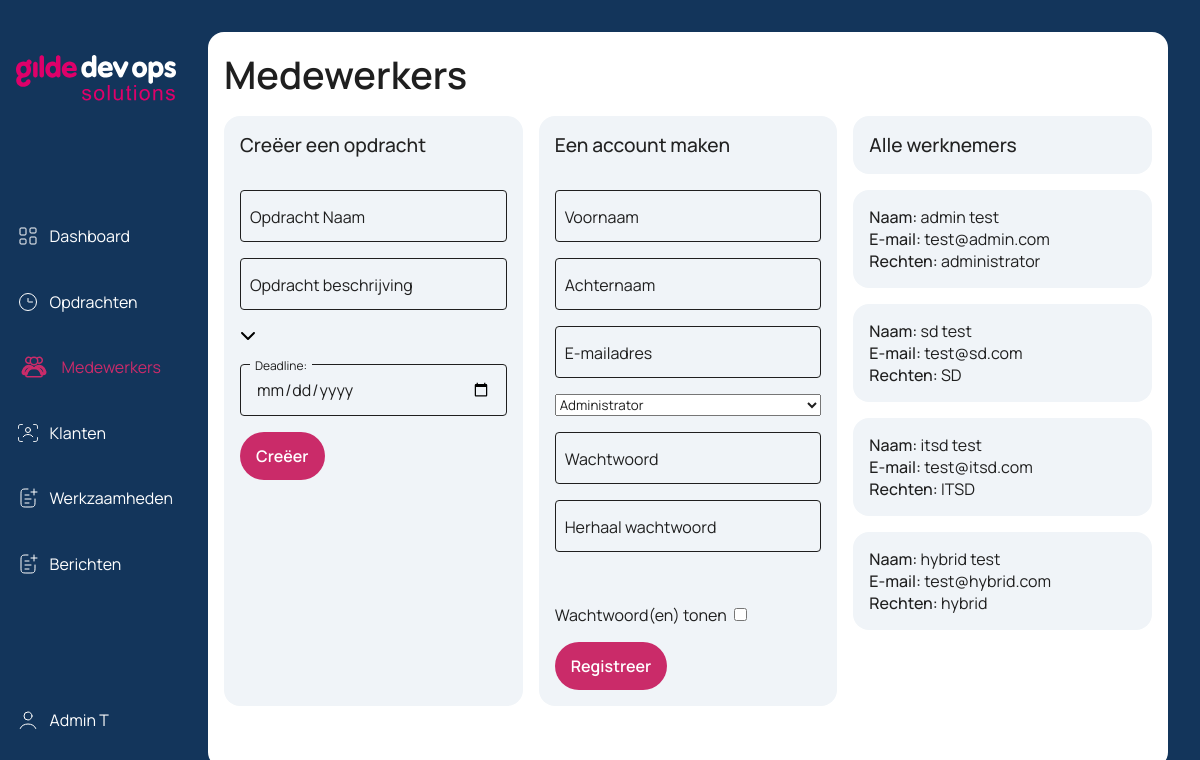
Page /employee/index.php (signed in) on the earlier database version.
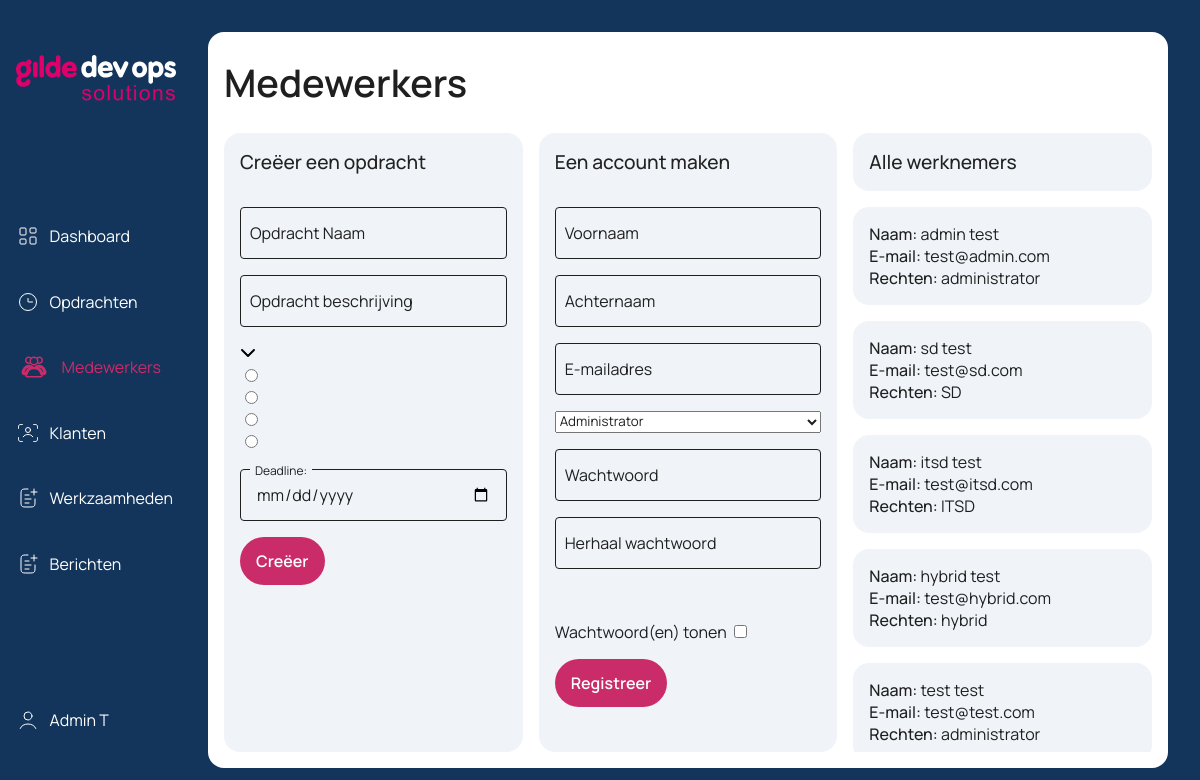
Same page on the later database version.
### tables this page shows
CREATE TABLE IF NOT EXISTS `user` (
  `userId` int NOT NULL AUTO_INCREMENT,
  `userFirstname` varchar(100) NOT NULL,
  `userLastname` varchar(100) NOT NULL,
  `userEmail` varchar(100) NOT NULL,
  `userPwd` varchar(255) NOT NULL,
  `userRole` varchar(255) DEFAULT NULL,
  PRIMARY KEY (`userId`)
);

### employee/index.php (the view, shortened to what this page needs)
<?php
include("../db/dbh.inc.php")
?>
<!DOCTYPE html>
<html lang="en">
<head>
<link rel="stylesheet" href="employee.css">
<link rel="stylesheet" href="../assets/layout.css">
<link rel="stylesheet" href="../assets/navbar.css">
</head>
<body>
<main>
<?php include("../assets/navbar.php") ?>
<div class="dashboard-wrapper">
<div class="dashboard-window">
<div class="employee-container">
<div class="heading-wrapper">
Medewerkers
</div>
<div class="createassignment-wrapper">
<form action="../assignment/assignment.php" method="post">
<div class="subheading-wrapper">
<span>
Creëer een opdracht
</span>
</div>
<div class="input">
<input type="text" name="assignmentName" value="" onkeyup="this.setAttribute('value', this.value);">
<label for="assignmentName">Opdracht Naam</label>
</div>
<div class="input">
<input type="text" name="assignmentDescription" value="" onkeyup="this.setAttribute('value', this.value);">
<label for="assignmentDescription">Opdracht beschrijving</label>
</div>
<div class="select">
<div class="selected" data-default="Select Company">
<svg xmlns="http://www.w3.org/2000/svg" height="1em" viewBox="0 0 512 512" class="arrow">
<path d="M233.4 406.6c12.5 12.5 32.8 12.5 45.3 0l192-192c12.5-12.5 12.5-32.8 0-45.3s-32.8-12.5-45.3 0L256 338.7 86.6 169.4c-12.5-12.5-32.8-12.5-45.3 0s-12.5 32.8 0 45.3l192 192z"></path>
</svg>
</div>
<div class="options">
<?php
$result = mysqli_query($conn, "SELECT companyName FROM client");
while ($row = mysqli_fetch_assoc($result)) {
$companyName = htmlspecialchars($row['companyName'], ENT_QUOTES, 'UTF-8');
echo "<div title=\"{$companyName}\">";
echo "<input id=\"{$companyName}\" name=\"option\" type=\"radio\" />";
echo "</div>";
}
?>
</div>
</div>
<div class="input">
<input type="date" id="deadline" name="deadline">
<label for="deadline">Deadline:</label>
</div>
<div class="submit-button">
<input type="submit" name="createassignment" value="Creëer">
</div>
</form>
</div>
<div class="createemployee-wrapper">
<form action="../userincludes/signup.inc.php" method="POST">
<div class="subheading-wrapper">
<span>
Een account maken
</span>
</div>
<div class="input">
<input type="text" name="firstname" value="" onkeyup="this.setAttribute('value', this.value);">
<label for="firstname">Voornaam</label>
</div>
<div class="input">
<input type="text" name="lastname" value="" onkeyup="this.setAttribute('value', this.value);">
<label for="lastname">Achternaam</label>
</div>
<div class="input">
<input type="text" name="email" value="" onkeyup="this.setAttribute('value', this.value);">
<label for="email">E-mailadres</label>
</div>
<select name="role">
<option value="administrator">Administrator</option>
</select>
<div class="input">
<input type="password" name="pwd" value="" id="pwd" onkeyup="this.setAttribute('value', this.value);">
<label for="pwd">Wachtwoord</label>
</div>
<div class="input">
<input type="password" name="pwdRepeat" value="" id="pwdRpt" onkeyup="this.setAttribute('value', this.value);">
<label for="pwdRepeat">Herhaal wachtwoord</label>
</div>
<div class="error-container">
</div>
<label class="checkBox-wrapper">
Wachtwoord(en) tonen
<input type="checkBox" onclick="togglePwd(), togglePwdRpt()">
</label>
<div class="submit-button">
<input type="submit" name="submit" value="Registreer">
</div>
</form>
</div>
<div class="employeelist-wrapper">
<?php
$sql = "SELECT * FROM user";
$result = $conn->query($sql);
$users = array();
if ($result->num_rows > 0) {
    while ($row = $result->fetch_assoc()) {
        $users[] = $row;
    }
} else {
    echo "<div><span>0 results</span></div>";
}
$highlightUserId = '';
?>
<div class="subheading-wrapper">
    <span>Alle werknemers</span>
</div>
<?php foreach ($users as $user) : ?>
    <div class="employeelist-item <?php echo ($user['userId'] === $highlightUserId) ? 'highlighted' : ''; ?>">
        <div class="name">
            <span><span class="bolder">Naam: </span><?php echo htmlspecialchars($user['userFirstname']) . ' ' . htmlspecialchars($user['userLastname']); ?></span>
        </div>
        <span><span class="bolder">E-mail: </span><?php echo htmlspecialchars($user['userEmail']); ?></span>
        <span><span class="bolder">Rechten: </span><?php echo htmlspecialchars($user['userRole']); ?></span>
    </div>
<?php endforeach; ?>
</div>
</div>
</div>
</div>
</main>
</body>
</html>

Differences in the rows shown:
added user: userFirstname "test", userLastname "test", userEmail "test@test.com", userRole "administrator"
